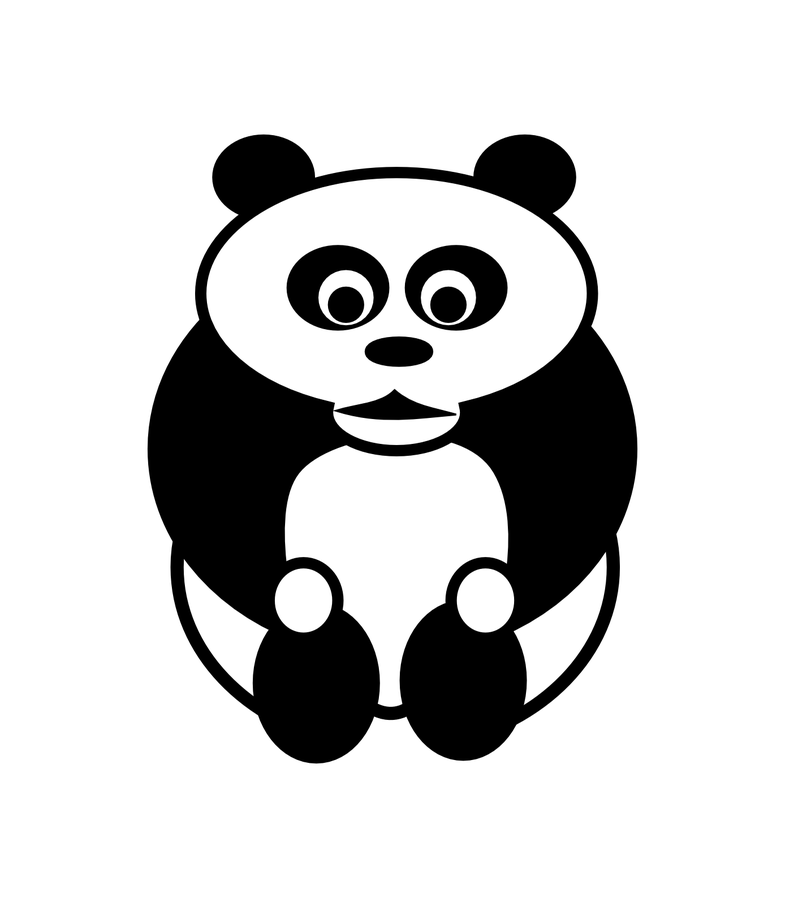
#> input picture content/Module_03_transformations_effects/3.3_artistic_filters/3.3.3_hexpanda/panda.png, 785 x 898 px, shrunk from 1388 x 1588 before the run
$ python colormap_variations.py
#> lines starting #> are read from the running program, lines starting #| are printed output that depends on the picture
"""
Colormap Variations for Hexbin Visualization

Generate a 2x2 comparison showing how different colormaps create
distinct artistic moods for the same hexbin visualization.

Author: Claude (NumPy-to-GenAI Project)
Date: 2025-12-02
"""

import pandas as pd
import matplotlib.pyplot as plt
import numpy as np
from PIL import Image

# Load and prepare the image
panda_image = Image.open('panda.png')
#> panda_image is the input picture: PIL image 785x898 RGBA; mean R, G, B, A 205.7, 205.7, 205.7, 255
panda_grayscale = panda_image.convert('L')
pixel_array = np.array(panda_grayscale)

# Invert colors for hexbin density
inverted_pixels = 255 - pixel_array
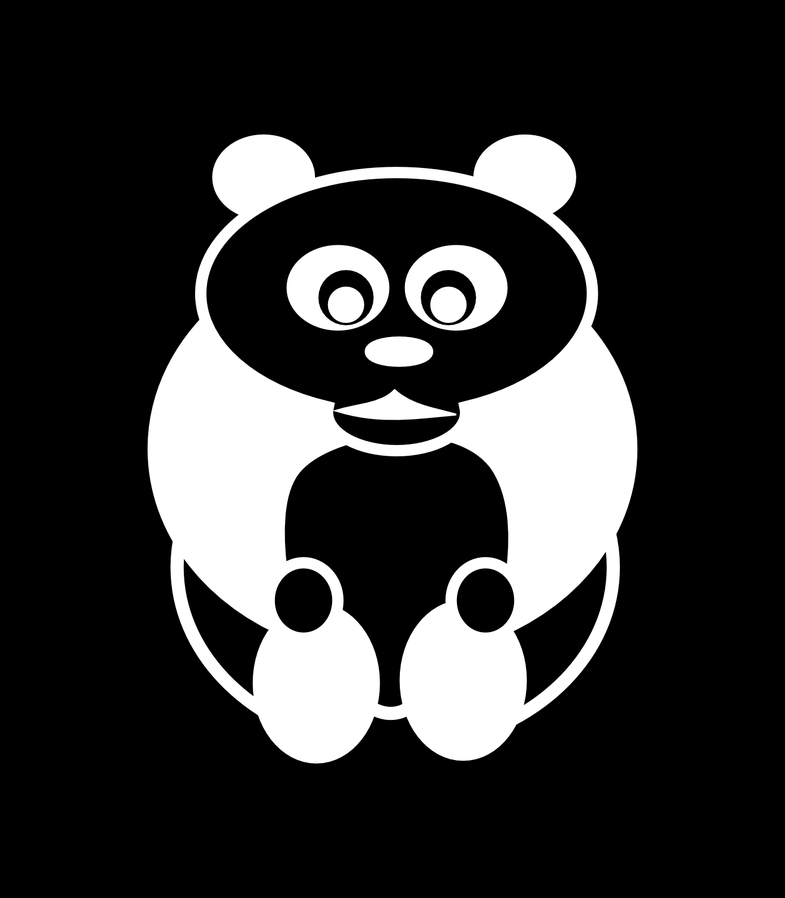
#> inverted_pixels: shape (898, 785); min 0, max 255, mean 49.3

# Convert to DataFrame format
pixel_dataframe = pd.DataFrame(inverted_pixels)
#> pixel_dataframe = table of 898 rows and 785 columns
pixel_series = pixel_dataframe.unstack()
foreground_pixels = pixel_series[pixel_series > 0]
pixel_data = foreground_pixels.reset_index()
#> pixel_data = table of 146998 rows and 3 columns
pixel_data.columns = ['x', 'y', 'intensity']
pixel_data['y'] = -pixel_data['y']

# Sample the data with fixed seed for reproducibility
sampled_data = pixel_data.sample(len(pixel_data) // 4, random_state=42)
#> sampled_data = table of 36749 rows and 3 columns

# Colormaps to compare
colormaps = ['Greys', 'viridis', 'plasma', 'Blues']
titles = [
    'Greys (Classic)',
    'Viridis (Scientific)',
    'Plasma (Warm)',
    'Blues (Cool)'
]

# Create 2x2 comparison figure
fig, axes = plt.subplots(2, 2, figsize=(12, 12))
axes = axes.flatten()

grid_size = 30  # Use consistent grid size

for idx, (cmap, title) in enumerate(zip(colormaps, titles)):
    sampled_data.plot.hexbin(
        x='x',
        y='y',
        gridsize=grid_size,
        cmap=cmap,
        ax=axes[idx]
    )
    axes[idx].set_aspect('equal')
    axes[idx].axis('off')
    axes[idx].set_title(title, fontsize=14, fontweight='bold', pad=10)

plt.tight_layout()
plt.savefig('colormap_variations.png', dpi=150, bbox_inches='tight',
            facecolor='white', edgecolor='none')
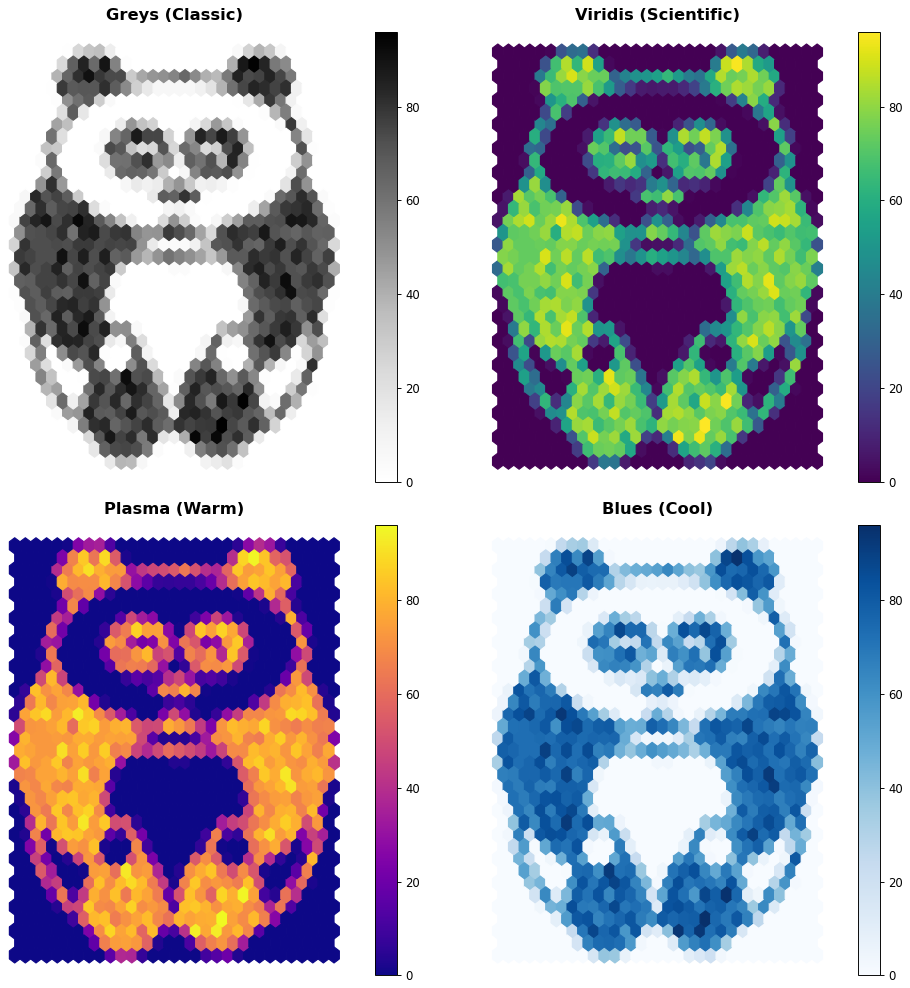
#> figure drawn by matplotlib, 8 panels
plt.close()

print("Colormap comparison complete!")
print("Output saved as: colormap_variations.png")
